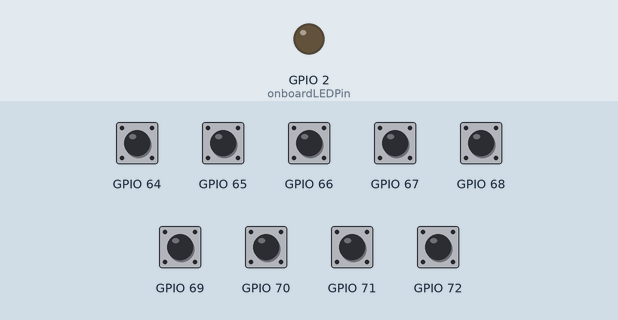
Simulated run of this sketch. Board: ESP8266 (Wemos D1 mini). On the bench: output pins drawn as LEDs (lit = HIGH). Inputs (shaded band) come from the test bench; at power-on: GPIO 64–72 HIGH. WiFi joins after 1.5 s; servers stay silent unless stated; no MQTT or app messages arrive unless stated; what the sketch prints to the serial monitor is not drawn.

Above: at 2.5 s.
At 4.5 s:
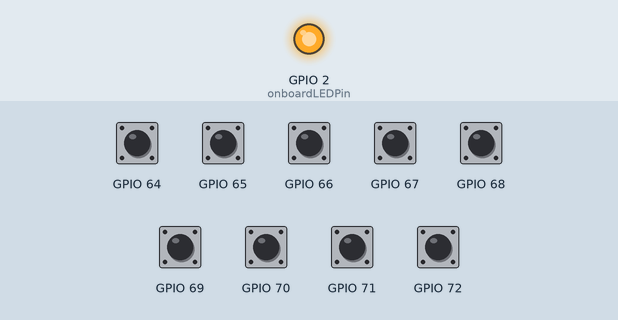
Timing chart, 0 to 6.7 s (numbered marks = the images above):
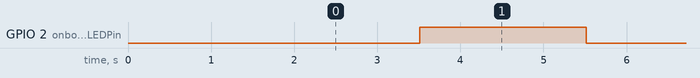

Measured:
- by itself, GPIO 2 (onboardLEDPin): alternates HIGH for 2.0 s and LOW for 2.0 s

The sketch:

WemosD1R2_SecurityPubI2COTA.ino
```cpp
#include<ESP8266WiFi.h>
#include"PubSubClient.h" //Version 2.8
#include<ArduinoOTA.h>
#include<Wire.h>
#include"Adafruit_MCP23017.h"

#define _WLAN_HOST "WemosSecurityPub"
#define _WLAN_SSID "MySSID"
#define _WLAN_PASS "MyPasswrod"

#define _MQTT_BROKER "MyMQTTIP"
#define _MQTT_PORT 1883
#define _MQTT_USER "MyMQTTUser"
#define _MQTT_PASS "MyMQTTPassword"

#define DEBOUNCE_TIME       0.3
#define SAMPLE_FREQUENCY    10
#define MAX_DEBOUNCE        (DEBOUNCE_TIME * SAMPLE_FREQUENCY)

const char* ssid = _WLAN_SSID;
const char* password = _WLAN_PASS;

WiFiClient wlanClient;
PubSubClient mqttClient(wlanClient);
Adafruit_MCP23017 mcp;

//D0 = pin 16
//D1 = pin 5
//D2 = pin 4
//D3 = pin 0
//D4 = pin 2
//D5 = pin 14
//D6 = pin 12
//D7 = pin 13
//D8 = pin 15
//TX = pin 1
//RX = pin 3

long lastMsg = 0;
char msg[50];
int buttonState[9]= {-1, -1, -1, -1, -1, -1, -1, -1, -1};
int integratorButtonState[9] = {0, 0, 0, 0, 0, 0, 0, 0, 0};
int previousButtonState[9] = {-1, -1, -1, -1, -1, -1, -1, -1, -1};
//int pins[6] = {3, 1, 5, 4, 12, 13};
const int onboardLEDPin = 2;
unsigned long ledBlinkTimer;
unsigned long sampleTimer;
int onboardLEDState = 0;

void setup_wifi() {
  delay(10);
  Serial.println();
  Serial.print("Connecting to ");
  Serial.println(ssid);

  WiFi.hostname(_WLAN_HOST);
  WiFi.begin(ssid, password);

  while (WiFi.status()!= WL_CONNECTED) {
    delay(500);
    Serial.print(".");
  }

  Serial.println("");
  Serial.println("WiFi connected");
  Serial.print("IP Address: ");
  Serial.println(WiFi.localIP());
}

void reconnect() {
  while (!mqttClient.connected()) {
    Serial.print("Attempting MQTT connection...");
    if (mqttClient.connect("SecurityWemosPub", _MQTT_USER, _MQTT_PASS, "security/LWT", 1, 1, "Disconnected")) {
      Serial.println("Connected");
      mqttClient.publish("security/LWT", "Connected", true);
    } else {
      Serial.print("failed, rc=");
      Serial.print(mqttClient.state());
      Serial.println(", trying again in 5 seconds");
      delay(5000);
    }
  }
  //force an update:
  for(int pin = 0; pin <= 8; pin++) {
    publishState(pin);
  }
}

void setup_OTA()
{
    // No authentication by default
  // ArduinoOTA.setPassword((const char *)"123");

  ArduinoOTA.onStart([]() {
    Serial.println("Start");
  });
  ArduinoOTA.onEnd([]() {
    Serial.println("\nEnd");
  });
  ArduinoOTA.onProgress([](unsigned int progress, unsigned int total) {
    Serial.printf("Progress: %u%%\r", (progress / (total / 100)));
  });
  ArduinoOTA.onError([](ota_error_t error) {
    Serial.printf("Error[%u]: ", error);
    if (error == OTA_AUTH_ERROR) Serial.println("Auth Failed");
    else if (error == OTA_BEGIN_ERROR) Serial.println("Begin Failed");
    else if (error == OTA_CONNECT_ERROR) Serial.println("Connect Failed");
    else if (error == OTA_RECEIVE_ERROR) Serial.println("Receive Failed");
    else if (error == OTA_END_ERROR) Serial.println("End Failed");
  });
  ArduinoOTA.begin();
}

void setup() {
  mcp.begin();

  for (int pin=0; pin<=8;pin++){
    mcp.pinMode(pin, INPUT);
    mcp.pullUp(pin, HIGH);
  }
  pinMode(onboardLEDPin, OUTPUT);
  Serial.begin(9600);
  setup_wifi();
  setup_OTA();
  mqttClient.setServer(_MQTT_BROKER, _MQTT_PORT);
  ledBlinkTimer = millis();
  sampleTimer = ledBlinkTimer;
}

void loop() {

  int rc = -1;
  unsigned long currentMillis = millis();
  int input;

  if (!mqttClient.connected()) {
    reconnect();
  }
  mqttClient.loop();

  ArduinoOTA.handle();

  if ((currentMillis - sampleTimer) > 100UL) {
    for (int pin=0; pin<=8; pin++) {
      //buttonState[pin] = mcp.digitalRead(pin); //before integrator debounce
      //begin debounce
      input = mcp.digitalRead(pin); //for integrator debounce
      if (input == 0) {
        if (integratorButtonState[pin] > 0) {
          integratorButtonState[pin]--;
        }
      }
      else if (integratorButtonState[pin] < MAX_DEBOUNCE) {
        integratorButtonState[pin]++;
      }

      if (integratorButtonState[pin] == 0) {
        buttonState[pin] = 0;
      }
      else if (integratorButtonState[pin] >= MAX_DEBOUNCE) {
        buttonState[pin] = 1;
        integratorButtonState[pin] = MAX_DEBOUNCE;
      }
      //end debounce
      if (buttonState[pin] != previousButtonState[pin]) {
        previousButtonState[pin] = buttonState[pin];
        publishState(pin);
      }
    }
    sampleTimer = currentMillis;
  }

  if ((currentMillis - ledBlinkTimer) > 2000UL) {
    ledBlinkTimer = currentMillis;
    if (onboardLEDState == 0) {
      digitalWrite(onboardLEDPin, HIGH);
      onboardLEDState = 1;
    } else {
      digitalWrite(onboardLEDPin, LOW);
      onboardLEDState = 0;
    }
  }
}

String zones[9] = {"Front Door", "Garage Door", "Deck Door","Basement Door", "Master", "Family & Kitchen", "Dining", "Basement", "Inside Basement Door"};

void publishState(int pin)
{
  int rc = -1;
  String zone = "security/zone" + String(pin + 1);;
  String message = "{\"value\":" + String(buttonState[pin]) + ", \"zoneName\":\"" + zones[pin] + "\"}";

  rc = mqttClient.publish(zone.c_str(), message.c_str(), true);
  Serial.println( message.c_str() );

}
```
